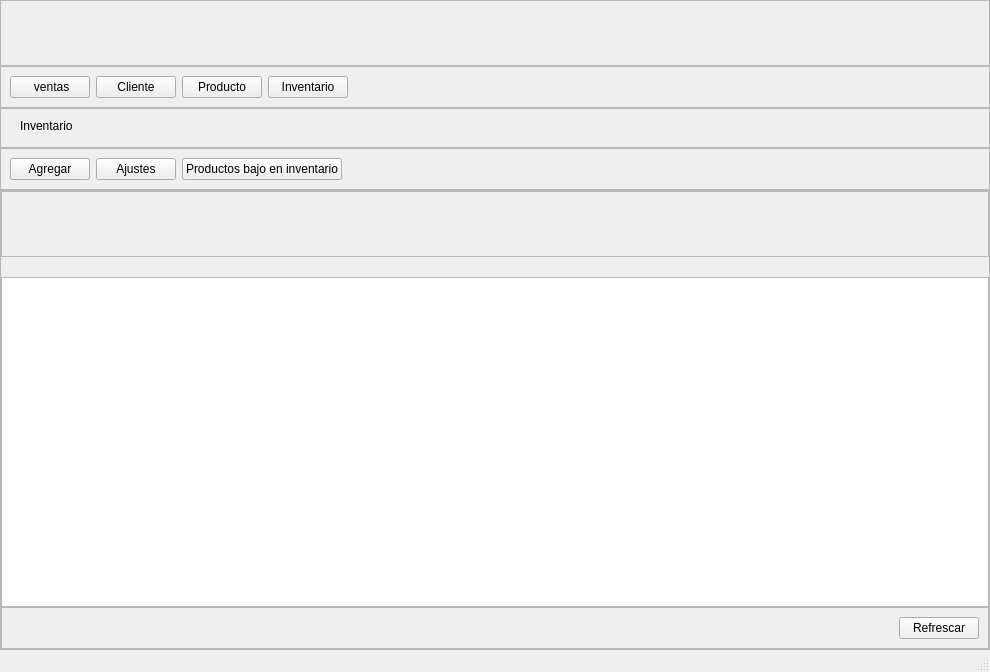
<?xml version="1.0" encoding="UTF-8"?>
<ui version="4.0">
 <class>MainWindow</class>
 <widget class="QMainWindow" name="MainWindow">
  <property name="geometry">
   <rect>
    <x>0</x>
    <y>0</y>
    <width>990</width>
    <height>672</height>
   </rect>
  </property>
  <property name="windowTitle">
   <string>MainWindow</string>
  </property>
  <widget class="QWidget" name="centralwidget">
   <layout class="QVBoxLayout" name="verticalLayout_2">
    <property name="spacing">
     <number>0</number>
    </property>
    <property name="leftMargin">
     <number>0</number>
    </property>
    <property name="topMargin">
     <number>0</number>
    </property>
    <property name="rightMargin">
     <number>0</number>
    </property>
    <property name="bottomMargin">
     <number>0</number>
    </property>
    <item>
     <widget class="QFrame" name="frame">
      <property name="sizePolicy">
       <sizepolicy hsizetype="Preferred" vsizetype="Preferred">
        <horstretch>0</horstretch>
        <verstretch>4</verstretch>
       </sizepolicy>
      </property>
      <property name="minimumSize">
       <size>
        <width>0</width>
        <height>0</height>
       </size>
      </property>
      <property name="maximumSize">
       <size>
        <width>16777215</width>
        <height>16777215</height>
       </size>
      </property>
      <property name="frameShape">
       <enum>QFrame::Shape::StyledPanel</enum>
      </property>
      <property name="frameShadow">
       <enum>QFrame::Shadow::Raised</enum>
      </property>
      <widget class="QLabel" name="label_2">
       <property name="geometry">
        <rect>
         <x>10</x>
         <y>3</y>
         <width>191</width>
         <height>51</height>
        </rect>
       </property>
       <property name="sizePolicy">
        <sizepolicy hsizetype="Preferred" vsizetype="Preferred">
         <horstretch>0</horstretch>
         <verstretch>0</verstretch>
        </sizepolicy>
       </property>
       <property name="text">
        <string/>
       </property>
       <property name="pixmap">
        <pixmap resource="../../assets/imagenes.qrc">:/png/png/logotipo.png</pixmap>
       </property>
       <property name="scaledContents">
        <bool>true</bool>
       </property>
      </widget>
     </widget>
    </item>
    <item>
     <widget class="QFrame" name="frame_2">
      <property name="sizePolicy">
       <sizepolicy hsizetype="Preferred" vsizetype="Preferred">
        <horstretch>0</horstretch>
        <verstretch>2</verstretch>
       </sizepolicy>
      </property>
      <property name="minimumSize">
       <size>
        <width>0</width>
        <height>0</height>
       </size>
      </property>
      <property name="maximumSize">
       <size>
        <width>16777215</width>
        <height>16777215</height>
       </size>
      </property>
      <property name="frameShape">
       <enum>QFrame::Shape::StyledPanel</enum>
      </property>
      <property name="frameShadow">
       <enum>QFrame::Shadow::Raised</enum>
      </property>
      <layout class="QHBoxLayout" name="horizontalLayout_2">
       <item>
        <widget class="QPushButton" name="btnVentas">
         <property name="text">
          <string> ventas</string>
         </property>
         <property name="icon">
          <iconset resource="../../assets/imagenes.qrc">
           <normaloff>:/ico/png/shoppaymentorderbuy-20_icon-icons.com_73877.png</normaloff>:/ico/png/shoppaymentorderbuy-20_icon-icons.com_73877.png</iconset>
         </property>
        </widget>
       </item>
       <item>
        <widget class="QPushButton" name="pushButton">
         <property name="text">
          <string>Cliente</string>
         </property>
         <property name="icon">
          <iconset resource="../../assets/imagenes.qrc">
           <normaloff>:/ico/png/User_Group-80_icon-icons.com_57247.png</normaloff>:/ico/png/User_Group-80_icon-icons.com_57247.png</iconset>
         </property>
        </widget>
       </item>
       <item>
        <widget class="QPushButton" name="pushButton_2">
         <property name="text">
          <string>Producto</string>
         </property>
         <property name="icon">
          <iconset resource="../../assets/imagenes.qrc">
           <normaloff>:/ico/png/box_full_products_14639.png</normaloff>:/ico/png/box_full_products_14639.png</iconset>
         </property>
        </widget>
       </item>
       <item>
        <widget class="QPushButton" name="btnInventario">
         <property name="text">
          <string>Inventario</string>
         </property>
         <property name="icon">
          <iconset resource="../../assets/imagenes.qrc">
           <normaloff>:/ico/png/business_inventory_maintenance_product_box_boxes_2326.png</normaloff>:/ico/png/business_inventory_maintenance_product_box_boxes_2326.png</iconset>
         </property>
        </widget>
       </item>
       <item>
        <spacer name="horizontalSpacer_2">
         <property name="orientation">
          <enum>Qt::Orientation::Horizontal</enum>
         </property>
         <property name="sizeHint" stdset="0">
          <size>
           <width>40</width>
           <height>20</height>
          </size>
         </property>
        </spacer>
       </item>
      </layout>
     </widget>
    </item>
    <item>
     <widget class="QStackedWidget" name="stack">
      <property name="sizePolicy">
       <sizepolicy hsizetype="Preferred" vsizetype="Preferred">
        <horstretch>0</horstretch>
        <verstretch>33</verstretch>
       </sizepolicy>
      </property>
      <property name="currentIndex">
       <number>1</number>
      </property>
      <widget class="QWidget" name="pageVentas">
       <layout class="QVBoxLayout" name="verticalLayout_3">
        <property name="spacing">
         <number>0</number>
        </property>
        <property name="leftMargin">
         <number>0</number>
        </property>
        <property name="topMargin">
         <number>0</number>
        </property>
        <property name="rightMargin">
         <number>0</number>
        </property>
        <property name="bottomMargin">
         <number>0</number>
        </property>
        <item>
         <widget class="QFrame" name="frame_8">
          <property name="sizePolicy">
           <sizepolicy hsizetype="Preferred" vsizetype="Preferred">
            <horstretch>0</horstretch>
            <verstretch>1</verstretch>
           </sizepolicy>
          </property>
          <property name="frameShape">
           <enum>QFrame::Shape::StyledPanel</enum>
          </property>
          <property name="frameShadow">
           <enum>QFrame::Shadow::Raised</enum>
          </property>
          <layout class="QHBoxLayout" name="horizontalLayout_5">
           <item>
            <widget class="QLabel" name="label_3">
             <property name="text">
              <string>Venta</string>
             </property>
            </widget>
           </item>
          </layout>
         </widget>
        </item>
        <item>
         <widget class="QFrame" name="frame_9">
          <property name="sizePolicy">
           <sizepolicy hsizetype="Preferred" vsizetype="Preferred">
            <horstretch>0</horstretch>
            <verstretch>3</verstretch>
           </sizepolicy>
          </property>
          <property name="frameShape">
           <enum>QFrame::Shape::StyledPanel</enum>
          </property>
          <property name="frameShadow">
           <enum>QFrame::Shadow::Raised</enum>
          </property>
          <layout class="QGridLayout" name="gridLayout_2">
           <item row="1" column="2">
            <widget class="QPushButton" name="pushButton_8">
             <property name="text">
              <string>Borrar Art.</string>
             </property>
            </widget>
           </item>
           <item row="0" column="3">
            <widget class="QPushButton" name="btnAgregarTicket">
             <property name="text">
              <string>Agregar Producto</string>
             </property>
            </widget>
           </item>
           <item row="0" column="5">
            <spacer name="horizontalSpacer_5">
             <property name="orientation">
              <enum>Qt::Orientation::Horizontal</enum>
             </property>
             <property name="sizeHint" stdset="0">
              <size>
               <width>40</width>
               <height>20</height>
              </size>
             </property>
            </spacer>
           </item>
           <item row="0" column="0">
            <widget class="QLabel" name="label_4">
             <property name="text">
              <string>Codigo del Producto:</string>
             </property>
            </widget>
           </item>
           <item row="0" column="1" colspan="2">
            <widget class="QLineEdit" name="codigoEdit"/>
           </item>
           <item row="1" column="0">
            <widget class="QPushButton" name="pushButton_9">
             <property name="text">
              <string>INS Varios</string>
             </property>
            </widget>
           </item>
           <item row="1" column="1">
            <widget class="QPushButton" name="pushButton_7">
             <property name="text">
              <string>Buscar</string>
             </property>
            </widget>
           </item>
          </layout>
         </widget>
        </item>
        <item>
         <widget class="QTabWidget" name="tabWidget">
          <property name="sizePolicy">
           <sizepolicy hsizetype="Expanding" vsizetype="Expanding">
            <horstretch>0</horstretch>
            <verstretch>14</verstretch>
           </sizepolicy>
          </property>
          <property name="currentIndex">
           <number>0</number>
          </property>
          <widget class="QWidget" name="Ticket1">
           <attribute name="title">
            <string>Ticket1</string>
           </attribute>
           <layout class="QHBoxLayout" name="horizontalLayout_4">
            <property name="spacing">
             <number>6</number>
            </property>
            <property name="leftMargin">
             <number>0</number>
            </property>
            <property name="topMargin">
             <number>0</number>
            </property>
            <property name="rightMargin">
             <number>0</number>
            </property>
            <property name="bottomMargin">
             <number>0</number>
            </property>
            <item>
             <widget class="QTableView" name="tablaTicket"/>
            </item>
           </layout>
          </widget>
          <widget class="QWidget" name="tab_2">
           <property name="enabled">
            <bool>false</bool>
           </property>
           <attribute name="title">
            <string/>
           </attribute>
          </widget>
         </widget>
        </item>
        <item>
         <widget class="QFrame" name="frame_10">
          <property name="sizePolicy">
           <sizepolicy hsizetype="Preferred" vsizetype="Preferred">
            <horstretch>0</horstretch>
            <verstretch>3</verstretch>
           </sizepolicy>
          </property>
          <property name="frameShape">
           <enum>QFrame::Shape::StyledPanel</enum>
          </property>
          <property name="frameShadow">
           <enum>QFrame::Shadow::Raised</enum>
          </property>
          <layout class="QGridLayout" name="gridLayout_3">
           <item row="0" column="6">
            <widget class="QLabel" name="lblTotal">
             <property name="sizePolicy">
              <sizepolicy hsizetype="Preferred" vsizetype="Preferred">
               <horstretch>0</horstretch>
               <verstretch>0</verstretch>
              </sizepolicy>
             </property>
             <property name="font">
              <font>
               <pointsize>24</pointsize>
              </font>
             </property>
             <property name="lineWidth">
              <number>1</number>
             </property>
             <property name="midLineWidth">
              <number>0</number>
             </property>
             <property name="text">
              <string>$0</string>
             </property>
             <property name="textFormat">
              <enum>Qt::TextFormat::MarkdownText</enum>
             </property>
             <property name="scaledContents">
              <bool>false</bool>
             </property>
            </widget>
           </item>
           <item row="0" column="1" colspan="2">
            <widget class="QPushButton" name="pushButton_11">
             <property name="sizePolicy">
              <sizepolicy hsizetype="Minimum" vsizetype="Fixed">
               <horstretch>0</horstretch>
               <verstretch>0</verstretch>
              </sizepolicy>
             </property>
             <property name="text">
              <string>Eliminar</string>
             </property>
            </widget>
           </item>
           <item row="0" column="0">
            <widget class="QPushButton" name="pushButton_10">
             <property name="sizePolicy">
              <sizepolicy hsizetype="Minimum" vsizetype="Fixed">
               <horstretch>0</horstretch>
               <verstretch>0</verstretch>
              </sizepolicy>
             </property>
             <property name="text">
              <string>Cambiar</string>
             </property>
            </widget>
           </item>
           <item row="1" column="3">
            <widget class="QLabel" name="label_8">
             <property name="text">
              <string>TextLabel</string>
             </property>
            </widget>
           </item>
           <item row="0" column="5">
            <widget class="QPushButton" name="btnCobrar">
             <property name="sizePolicy">
              <sizepolicy hsizetype="Minimum" vsizetype="Fixed">
               <horstretch>0</horstretch>
               <verstretch>0</verstretch>
              </sizepolicy>
             </property>
             <property name="text">
              <string>Cobrar</string>
             </property>
            </widget>
           </item>
           <item row="1" column="0">
            <widget class="QLabel" name="label_6">
             <property name="sizePolicy">
              <sizepolicy hsizetype="Preferred" vsizetype="Preferred">
               <horstretch>0</horstretch>
               <verstretch>0</verstretch>
              </sizepolicy>
             </property>
             <property name="text">
              <string>TextLabel</string>
             </property>
            </widget>
           </item>
           <item row="1" column="1">
            <widget class="QLabel" name="label_7">
             <property name="sizePolicy">
              <sizepolicy hsizetype="Preferred" vsizetype="Preferred">
               <horstretch>0</horstretch>
               <verstretch>0</verstretch>
              </sizepolicy>
             </property>
             <property name="text">
              <string>TextLabel</string>
             </property>
            </widget>
           </item>
           <item row="0" column="4">
            <spacer name="horizontalSpacer_6">
             <property name="orientation">
              <enum>Qt::Orientation::Horizontal</enum>
             </property>
             <property name="sizeHint" stdset="0">
              <size>
               <width>40</width>
               <height>20</height>
              </size>
             </property>
            </spacer>
           </item>
          </layout>
         </widget>
        </item>
       </layout>
      </widget>
      <widget class="QWidget" name="pageInventario">
       <layout class="QVBoxLayout" name="verticalLayout">
        <property name="spacing">
         <number>0</number>
        </property>
        <property name="leftMargin">
         <number>0</number>
        </property>
        <property name="topMargin">
         <number>0</number>
        </property>
        <property name="rightMargin">
         <number>0</number>
        </property>
        <property name="bottomMargin">
         <number>0</number>
        </property>
        <item>
         <widget class="QFrame" name="frame_3">
          <property name="sizePolicy">
           <sizepolicy hsizetype="Preferred" vsizetype="Preferred">
            <horstretch>0</horstretch>
            <verstretch>2</verstretch>
           </sizepolicy>
          </property>
          <property name="minimumSize">
           <size>
            <width>0</width>
            <height>0</height>
           </size>
          </property>
          <property name="maximumSize">
           <size>
            <width>16777215</width>
            <height>16777215</height>
           </size>
          </property>
          <property name="frameShape">
           <enum>QFrame::Shape::StyledPanel</enum>
          </property>
          <property name="frameShadow">
           <enum>QFrame::Shadow::Raised</enum>
          </property>
          <widget class="QLabel" name="label">
           <property name="geometry">
            <rect>
             <x>20</x>
             <y>10</y>
             <width>61</width>
             <height>16</height>
            </rect>
           </property>
           <property name="text">
            <string>Inventario</string>
           </property>
          </widget>
         </widget>
        </item>
        <item>
         <widget class="QFrame" name="frame_4">
          <property name="sizePolicy">
           <sizepolicy hsizetype="Preferred" vsizetype="Preferred">
            <horstretch>0</horstretch>
            <verstretch>2</verstretch>
           </sizepolicy>
          </property>
          <property name="minimumSize">
           <size>
            <width>0</width>
            <height>0</height>
           </size>
          </property>
          <property name="maximumSize">
           <size>
            <width>16777215</width>
            <height>16777215</height>
           </size>
          </property>
          <property name="frameShape">
           <enum>QFrame::Shape::StyledPanel</enum>
          </property>
          <property name="frameShadow">
           <enum>QFrame::Shadow::Raised</enum>
          </property>
          <layout class="QHBoxLayout" name="horizontalLayout">
           <item>
            <widget class="QPushButton" name="btnAgregar">
             <property name="text">
              <string>Agregar</string>
             </property>
             <property name="icon">
              <iconset resource="../../assets/imagenes.qrc">
               <normaloff>:/ico/png/add_icon-icons.com_74429.png</normaloff>:/ico/png/add_icon-icons.com_74429.png</iconset>
             </property>
            </widget>
           </item>
           <item>
            <widget class="QPushButton" name="pushButton_5">
             <property name="text">
              <string>Ajustes</string>
             </property>
             <property name="icon">
              <iconset resource="../../assets/imagenes.qrc">
               <normaloff>:/ico/png/utilitiestweaktool_94170.png</normaloff>:/ico/png/utilitiestweaktool_94170.png</iconset>
             </property>
            </widget>
           </item>
           <item>
            <widget class="QPushButton" name="pushButton_6">
             <property name="text">
              <string>Productos bajo en inventario</string>
             </property>
             <property name="icon">
              <iconset resource="../../assets/imagenes.qrc">
               <normaloff>:/ico/png/Inventory-maintenance_25374.png</normaloff>:/ico/png/Inventory-maintenance_25374.png</iconset>
             </property>
            </widget>
           </item>
           <item>
            <spacer name="horizontalSpacer_4">
             <property name="orientation">
              <enum>Qt::Orientation::Horizontal</enum>
             </property>
             <property name="sizeHint" stdset="0">
              <size>
               <width>40</width>
               <height>20</height>
              </size>
             </property>
            </spacer>
           </item>
          </layout>
         </widget>
        </item>
        <item>
         <widget class="QStackedWidget" name="stackedWidget">
          <property name="sizePolicy">
           <sizepolicy hsizetype="Preferred" vsizetype="Preferred">
            <horstretch>0</horstretch>
            <verstretch>23</verstretch>
           </sizepolicy>
          </property>
          <property name="currentIndex">
           <number>0</number>
          </property>
          <widget class="QWidget" name="page_3">
           <property name="sizePolicy">
            <sizepolicy hsizetype="Preferred" vsizetype="Preferred">
             <horstretch>0</horstretch>
             <verstretch>13</verstretch>
            </sizepolicy>
           </property>
           <layout class="QVBoxLayout" name="verticalLayout_4">
            <property name="spacing">
             <number>0</number>
            </property>
            <property name="leftMargin">
             <number>0</number>
            </property>
            <property name="topMargin">
             <number>0</number>
            </property>
            <property name="rightMargin">
             <number>0</number>
            </property>
            <property name="bottomMargin">
             <number>0</number>
            </property>
            <item>
             <widget class="QFrame" name="frame_5">
              <property name="sizePolicy">
               <sizepolicy hsizetype="Preferred" vsizetype="Preferred">
                <horstretch>0</horstretch>
                <verstretch>32</verstretch>
               </sizepolicy>
              </property>
              <property name="frameShape">
               <enum>QFrame::Shape::StyledPanel</enum>
              </property>
              <property name="frameShadow">
               <enum>QFrame::Shadow::Raised</enum>
              </property>
              <layout class="QGridLayout" name="gridLayout_5">
               <property name="leftMargin">
                <number>0</number>
               </property>
               <property name="topMargin">
                <number>0</number>
               </property>
               <property name="rightMargin">
                <number>0</number>
               </property>
               <property name="bottomMargin">
                <number>0</number>
               </property>
               <property name="spacing">
                <number>0</number>
               </property>
               <item row="2" column="0">
                <spacer name="horizontalSpacer_9">
                 <property name="orientation">
                  <enum>Qt::Orientation::Horizontal</enum>
                 </property>
                 <property name="sizeHint" stdset="0">
                  <size>
                   <width>40</width>
                   <height>20</height>
                  </size>
                 </property>
                </spacer>
               </item>
               <item row="3" column="0">
                <widget class="QTableView" name="tablaInventario">
                 <property name="sizePolicy">
                  <sizepolicy hsizetype="Expanding" vsizetype="Expanding">
                   <horstretch>0</horstretch>
                   <verstretch>10</verstretch>
                  </sizepolicy>
                 </property>
                 <property name="editTriggers">
                  <set>QAbstractItemView::EditTrigger::NoEditTriggers</set>
                 </property>
                 <property name="alternatingRowColors">
                  <bool>true</bool>
                 </property>
                 <property name="selectionMode">
                  <enum>QAbstractItemView::SelectionMode::SingleSelection</enum>
                 </property>
                 <property name="selectionBehavior">
                  <enum>QAbstractItemView::SelectionBehavior::SelectRows</enum>
                 </property>
                 <property name="sortingEnabled">
                  <bool>true</bool>
                 </property>
                </widget>
               </item>
               <item row="4" column="0">
                <widget class="QFrame" name="frame_13">
                 <property name="sizePolicy">
                  <sizepolicy hsizetype="Preferred" vsizetype="Preferred">
                   <horstretch>0</horstretch>
                   <verstretch>1</verstretch>
                  </sizepolicy>
                 </property>
                 <property name="frameShape">
                  <enum>QFrame::Shape::StyledPanel</enum>
                 </property>
                 <property name="frameShadow">
                  <enum>QFrame::Shadow::Raised</enum>
                 </property>
                 <layout class="QHBoxLayout" name="horizontalLayout_7">
                  <item>
                   <spacer name="horizontalSpacer_10">
                    <property name="orientation">
                     <enum>Qt::Orientation::Horizontal</enum>
                    </property>
                    <property name="sizeHint" stdset="0">
                     <size>
                      <width>40</width>
                      <height>20</height>
                     </size>
                    </property>
                   </spacer>
                  </item>
                  <item>
                   <widget class="QPushButton" name="actionRefrescar_3">
                    <property name="toolTip">
                     <string>Recargar tabla</string>
                    </property>
                    <property name="text">
                     <string>Refrescar</string>
                    </property>
                    <property name="shortcut">
                     <string>F5</string>
                    </property>
                   </widget>
                  </item>
                 </layout>
                </widget>
               </item>
               <item row="1" column="0">
                <widget class="QFrame" name="frame_14">
                 <property name="sizePolicy">
                  <sizepolicy hsizetype="Preferred" vsizetype="Preferred">
                   <horstretch>0</horstretch>
                   <verstretch>2</verstretch>
                  </sizepolicy>
                 </property>
                 <property name="frameShape">
                  <enum>QFrame::Shape::StyledPanel</enum>
                 </property>
                 <property name="frameShadow">
                  <enum>QFrame::Shadow::Raised</enum>
                 </property>
                </widget>
               </item>
              </layout>
             </widget>
            </item>
           </layout>
          </widget>
          <widget class="QWidget" name="page_4"/>
         </widget>
        </item>
       </layout>
      </widget>
     </widget>
    </item>
   </layout>
  </widget>
  <widget class="QStatusBar" name="statusbar"/>
 </widget>
 <resources>
  <include location="../../assets/imagenes.qrc"/>
 </resources>
 <connections/>
</ui>
